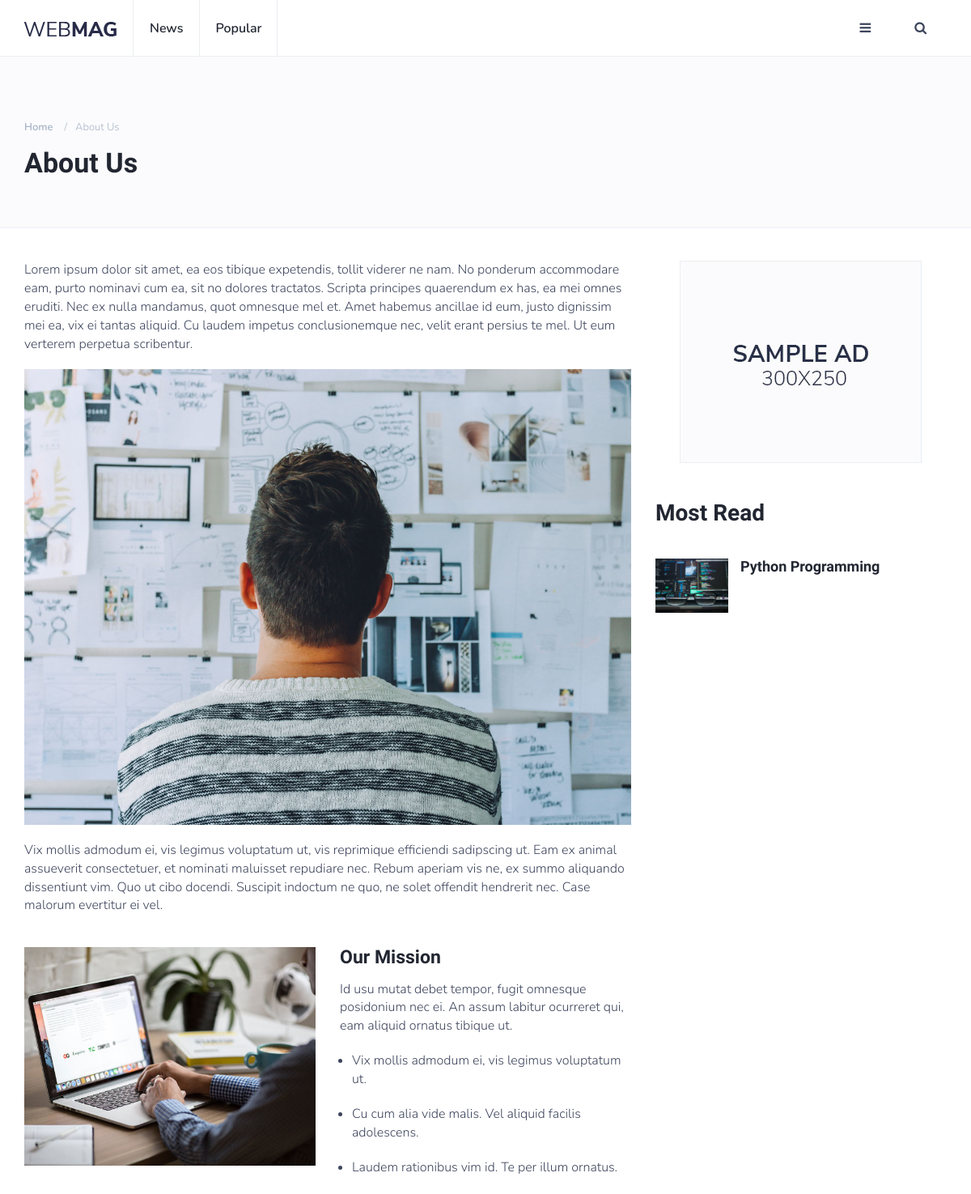
Page /about/ (upper part) on the earlier database version.
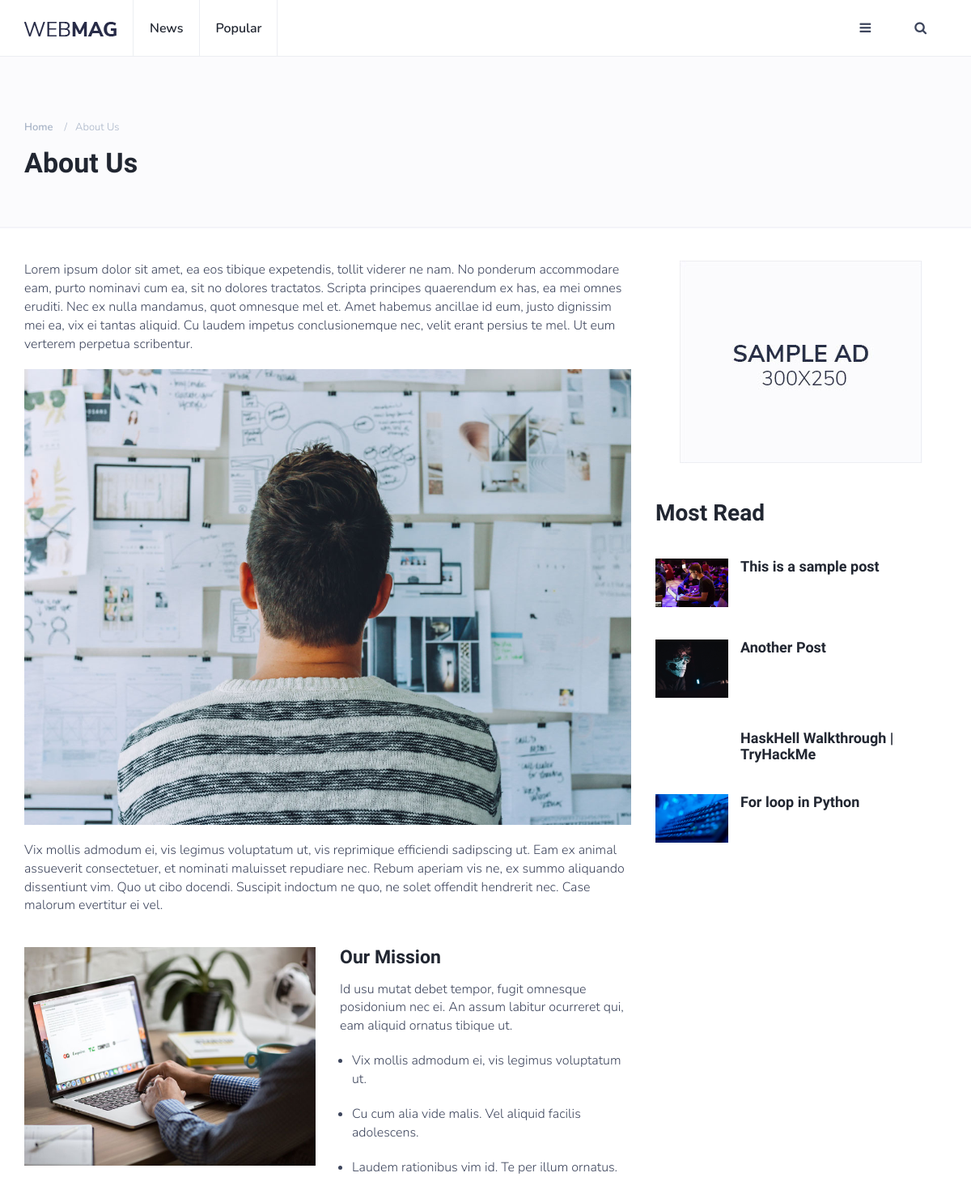
Same page on the later database version.
### blog/models.py (models this page shows, shortened)
class Post(models.Model):
    title = models.CharField(max_length=100, unique=True)
    image = models.ImageField(upload_to='post-image/')
    content = RichTextUploadingField()
    category = models.ForeignKey(Category, on_delete=models.CASCADE)
    tags = models.ManyToManyField(Tags)
    author = models.ForeignKey(AuthorProfile, on_delete=models.SET_NULL, null=True)
    is_draft = models.BooleanField(default=False)
    pub_date = models.DateTimeField(auto_now_add=True)
    objects = PostManager()

### webmagblog/views.py (the view)
# urls.py: path('about/', views.about_page, name='about'),
def about_page(request):
    most_read_post = Post.objects.filter(is_draft=False).order_by('-id')[:4]
    context = {
        'most_read_post': most_read_post
    }
    return render(request, 'about.html', context)

### webmagblog/custom-context.py (called while the page is built)
def mycontext(request):
    tag = Tags.objects.all()
    menu = MenuCategory.objects.all()
    category = Category.objects.all().annotate(number_of_posts=Count('post')).order_by('-number_of_posts', 'name')
    recent_post = Post.objects.filter(is_draft=False).order_by('-id')[:3]
    context = {
        'category': category,
        'tag': tag,
        'menu': menu,
        'posts': recent_post
    }
    return context

def newsletter_form(request):
    forms = NewsletterForm()
    if request.method == 'POST':
        forms = NewsletterForm(request.POST)
        if forms.is_valid():
            forms.save()
    context = {
        'forms': forms
    }
    return context

### templates/about.html (shortened to what this page needs)
{% extends 'base/base.html' %}
{% load static %}
{% block extraheader %}
<div class="page-header">
	<div class="container">
		<div class="row">
			<div class="col-md-10">
				<ul class="page-header-breadcrumb">
					<li><a href="index.html">Home</a></li>
					<li>About Us</li>
				</ul>
				<h1>About Us</h1>
			</div>
		</div>
	</div>
</div>
{% endblock %}
{% block content %}
<div class="section">
	<div class="container">
		<div class="row">
			<div class="col-md-8">
				<div class="section-row">
					<p>Lorem ipsum dolor sit amet, ea eos tibique expetendis, tollit viderer ne nam. No ponderum accommodare eam, purto nominavi cum ea, sit no dolores tractatos. Scripta principes quaerendum ex has, ea mei omnes eruditi. Nec ex nulla mandamus, quot omnesque mel et. Amet habemus ancillae id eum, justo dignissim mei ea, vix ei tantas aliquid. Cu laudem impetus conclusionemque nec, velit erant persius te mel. Ut eum verterem perpetua scribentur.</p>
					<figure class="figure-img">
						<img class="img-responsive" src="{% static 'img/about-1.jpg' %}" alt="Cover Photo">
					</figure>
					<p>Vix mollis admodum ei, vis legimus voluptatum ut, vis reprimique efficiendi sadipscing ut. Eam ex animal assueverit consectetuer, et nominati maluisset repudiare nec. Rebum aperiam vis ne, ex summo aliquando dissentiunt vim. Quo ut cibo docendi. Suscipit indoctum ne quo, ne solet offendit hendrerit nec. Case malorum evertitur ei vel.</p>
				</div>
				<div class="row section-row">
					<div class="col-md-6">
						<figure class="figure-img">
							<img class="img-responsive" src="{% static 'img/about-2.jpg' %}" alt="">
						</figure>
					</div>
					<div class="col-md-6">
						<h3>Our Mission</h3>
						<p>Id usu mutat debet tempor, fugit omnesque posidonium nec ei. An assum labitur ocurreret qui, eam aliquid ornatus tibique ut.</p>
						<ul class="list-style">
							<li><p>Vix mollis admodum ei, vis legimus voluptatum ut.</p></li>
							<li><p>Cu cum alia vide malis. Vel aliquid facilis adolescens.</p></li>
							<li><p>Laudem rationibus vim id. Te per illum ornatus.</p></li>
						</ul>
					</div>
				</div>
			</div>
			<div class="col-md-4">
				<div class="aside-widget text-center">
					<a href="#" style="display: inline-block;margin: auto;">
						<img class="img-responsive" src="{% static 'img/ad-1.jpg' %}" alt="Add Image">
					</a>
				</div>
				<div class="aside-widget">
					<div class="section-title">
						<h2>Most Read</h2>
					</div>
					{% for post in most_read_post %}
					<div class="post post-widget">
						<a class="post-img" href="{% url 'blog-post' post.id %}"><img src="{{ post.image.url }}" alt=""></a>
						<div class="post-body">
							<h3 class="post-title"><a href="{% url 'blog-post' post.id %}">{{ post.title }}</a></h3>
						</div>
					</div>
					{% endfor %}
				</div>
			</div>
		</div>
	</div>
</div>
{% endblock %}

### templates/base/base.html (shortened to what this page needs)
<!DOCTYPE html>
<html lang="en">
	{% load static %}
  {% include 'base/header.html' %}
  <link rel="stylesheet" href=" {% static '/css/darcula.css' %} ">
	<body>
		<header id="header">
			<div id="nav">
				<div id="nav-fixed">
					<div class="container">
						<div class="nav-logo">
							<a href="{% url 'home' %}" class="logo"><img src="{% static './img/logo.png' %}" alt=""></a>
						</div>
						<ul class="nav-menu nav navbar-nav">
							<li><a href="category.html">News</a></li>
							<li><a href="category.html">Popular</a></li>
						</ul>
						<div class="nav-btns">
							<button class="aside-btn"><i class="fa fa-bars"></i></button>
							<button class="search-btn"><i class="fa fa-search"></i></button>
						</div>
					</div>
				</div>
			</div>
			{% block extraheader %}
			{% endblock %}
		</header>
		{% block content %}
		{% endblock %}
	</body>
</html>

### templates/base/header.html (shortened to what this page needs)
{% load static %}
<head>
  <link type="text/css" rel="stylesheet" href="{% static 'css/bootstrap.min.css' %}"/>
  <link rel="stylesheet" href="{% static 'css/font-awesome.min.css' %}">
  <link type="text/css" rel="stylesheet" href="{% static 'css/style.css' %}"/>
  </head>

### templates/base/asidebar.html (shortened to what this page needs)
{% load static %}

### templates/base/footer.html (shortened to what this page needs)
{% load static %}

### templates/base/js.html (shortened to what this page needs)
{% load static %}

### static/css/style.css (style rules this page uses)
body { font-family: 'Nunito', sans-serif; font-size: 16px; font-weight: 300; color: #3d455c; margin: 0; padding: 0; overflow-x: hidden; }
h1, h2, h3, h4, h5, h6 { font-family: 'Nunito Sans', sans-serif; font-weight: 700; color: #212631; margin: 0px 0px 15px; }
h1 { font-size: 34px; }
h2 { font-size: 28px; }
h3 { font-size: 23px; }
a { font-weight: 600; color: #212631; text-decoration: none; }
p { margin: 0px 0px 20px; }
ul,ol { margin: 0; padding: 0; list-style: none }
ul.list-style, ol.list-style { padding-left: 15px; margin-bottom: 10px; }
ul.list-style { list-style-type: disc; }
figure.figure-img { margin-bottom:20px; }
.section { padding-top: 40px; }
.section .section-title { margin-bottom: 40px; }
.section .section-title h2 { text-transform: capitalize; font-size: 28px; }
.section-row { margin-bottom:40px; }
#nav { height: 70px; }
#nav:after { content: ""; position: fixed; left: 0; right: 0; bottom: 0; top: 0; background-color: rgba(33, 38, 49, 0.5); z-index: 90; opacity: 0; visibility: hidden; -webkit-transition: 0.2s all; transition: 0.2s all; }
#nav-fixed { position: fixed; left: 0; right: 0; top: 0; z-index: 90; background-color: #FFF; -webkit-box-shadow: 0px -1px 0px 0px #eceef2 inset; box-shadow: 0px -1px 0px 0px #eceef2 inset; }
#nav .container { position: relative; }
.nav-logo { float:left; }
.nav-logo .logo { line-height: 70px; display:inline-block; }
.nav-logo .logo > img { width: 100%; max-height: 70px; }
.nav-menu { margin-left: 20px; }
.nav-menu li a { position: relative; padding: 25px 20px; text-transform: capitalize; -webkit-box-shadow: -1px 0px 0px 0px #eceef2 inset; box-shadow: -1px 0px 0px 0px #eceef2 inset; -webkit-transition: 0.2s color; transition: 0.2s color; }
.nav-menu li:first-child a { border-left: 1px solid #eceef2; }
.nav-menu li a:after { content: ''; position: absolute; left: 0; right: 0; bottom: 0px; width: 100%; height: 4px; -webkit-transition: 0.2s width; transition: 0.2s width; }
.nav-btns { float:right; }
.nav-btns > button { padding: 25px 25px; border: none; line-height: 20px; background: transparent; }
.page-header { position: relative; margin: 0; padding-top: 60px; padding-bottom: 60px; background-color: #fbfbfd; border-bottom: 2px solid #F4f4f9; }
.page-header h1 { text-transform: capitalize; margin-bottom: 0px; }
.page-header .page-header-breadcrumb { margin: 15px 0px; }
.page-header .page-header-breadcrumb li { display: inline-block; }
.page-header .page-header-breadcrumb li, .page-header .page-header-breadcrumb li a { font-size: 13px; text-transform: capitalize; color: #a7b3c6; }
.page-header .page-header-breadcrumb li a { -webkit-transition: 0.2s color; transition: 0.2s color; }
.page-header .page-header-breadcrumb li + li:before { content: '/'; display: inline-block; margin: 0px 10px; }
.post { margin-bottom: 40px; }
.post .post-img { display: block; -webkit-transition: 0.2s opacity; transition: 0.2s opacity; }
.post .post-img > img { width: 100%; }
.post .post-title { font-size: 18px; margin-bottom: 0px; color: #ffffff; }
.post.post-widget:after { content: ''; display: block; clear: both; }
.post.post-widget .post-img { width: 90px; float: left; margin-right: 15px; }
.post.post-widget .post-img img { width: 100%; }
.post.post-widget .post-title { font-size: 18px; }
.aside-widget { margin-bottom: 40px; }

Differences in the rows shown:
no longer on this page (row edited): Post: image (picture), title "Python Programming"
added Post: image (picture), title "This is a sample post"
added Post: image (picture), title "Another Post"
added Post: title "HaskHell Walkthrough | TryHackMe"
added Post: image (picture), title "For loop in Python"
